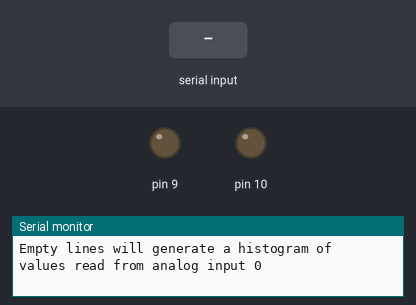
A sketch run on a simulated Arduino Uno, built with avr-gcc and run on an emulated ATmega328P. Shown: output pins drawn as LEDs (lit = HIGH), the last lines printed to the serial monitor. The inputs (shaded band) are chosen by the test bench.

Above: at 1.2 s.
1.3 s: "1\n" received over Serial
At 2.1 s:
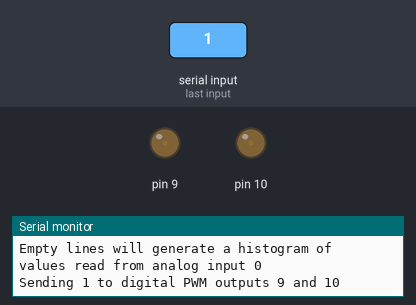
2.8 s: "90\n" received over Serial
At 3.2 s:
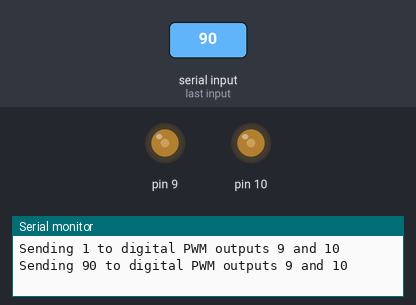
5.8 s: "200\n" received over Serial
At 6.7 s:
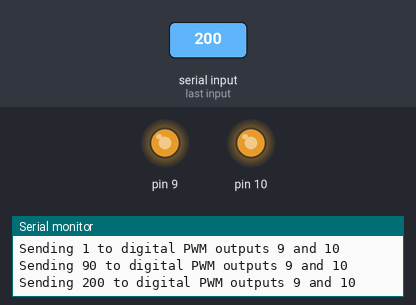
Timing chart, 0 to 8.8 s (numbered marks = the images above; inputs shaded):
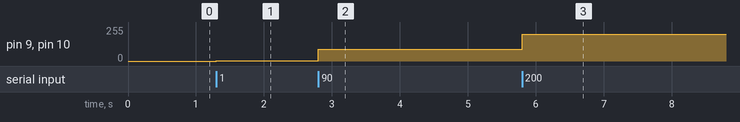

Measured:
- after the input at 1.3 s, pin 9, pin 10: 0/255 → 1/255 at once
- after the input at 2.8 s, pin 9, pin 10: 1/255 → 90/255 at once
- after the input at 5.8 s, pin 9, pin 10: 90/255 → 200/255 at once

The sketch:

Calibration.ino
```cpp
void setup() {
  Serial.begin(115200);
  Serial.println("HELLO ... PWM Calibration");
  Serial.println("This code will send a PWM wave to digital outputs 9 and 10");
  Serial.println("If an integer between 0 and 255 is entered, it will set the PWM duty cycle.");
  Serial.println("Empty lines will generate a histogram of values read from analog input 0");
  TCCR1B = TCCR1B & 0b11111000 | 1; // This does voodoo magic to set the period of the PWM to 32 us
}

int debug = 0;

int get_value() { // called when there is serial input available
  int result = 0;
  int digit_counter = 0;
  bool empty = true;
  bool non_digit = false;
  do {
    char ch = Serial.read();
    if (debug) {
      Serial.print("ch = ");
      Serial.println(ch,10);
    }
    switch(ch) {
    case '0':
      if (0 == result) {  // ignore leading zeros
        empty = false;
        break;
      }
    case '1':
    case '2':
    case '3':
    case '4':
    case '5':
    case '6':
    case '7':
    case '8':
    case '9': // ASCII character corresponding to a decimal
      result *= 10; // all previous digits get a promotion
      result += ch - '0'; // subtract ASCII value of '0' digit
      digit_counter++;
      break;
    case '\r': // ignore carriage-return
    case '\n': // new-line means do it
      if (non_digit) {
        Serial.println("Invalid characters were entered, ignoring entire line");
        return -2;
      }
      if ((result > 255) || (digit_counter > 3)) {
        Serial.println("Attempt to enter number larger then 255");
        return -2;
      }
      if ((0 == result) && empty) return -1; // empty line
      return result; // value is probably correct
    case '!': // Undocumented debugging switch
      debug++;
      break;
    default:
      non_digit = true; // you've been flagged
    }
/* Super cute bug :- Try commenting this line out, try with debug set on and off */
    while (!Serial.available()); // wait for next character to arrive
  } while (true);
}

void loop() {
  if (!Serial.available()) return; // no demands are the best demands
  int value = get_value(); // deal with customer
  if (-2 == value) return; // get_value() has already told the customer what's up
  if (-1 == value) { // customer wants a histogram
    unsigned char histo[1024];
    for (int i = 0; i < 1024; i++) histo[i] = 0; // zero histogram
    for (int i = 0; i < 32768; i++) { // this is pretty arbitrary
      int j = analogRead(A0); // get ADC(0) value
      if (debug > 1) {
        Serial.print("analogRead(A0) returned ");
        Serial.println(j);
      }
      if ((j < 0)||(j>1023)) { // this should never happen, it is a 10 bit number
        Serial.print("analogRead(A0) returned "); // so it would be REALLY exciting
        Serial.println(j);
        while (true); // no point proceeding, the universe is broken
      }
      if (255 == ++histo[j]) break; // unsigned char can not take a value larger than 255
    }
    Serial.println("---===### Histogram of values read from analog input 0 ###===---");
    for (int i = 0; i < 1024; i++) { // show non-zero histogram columns
      if (debug > 2) {
        Serial.print("histo[");
        Serial.print(i);
        Serial.print("] = ");
        Serial.println(histo[i]);
      }
      if (histo[i]) {
        Serial.print(i);
        Serial.print(" ");
        Serial.println(histo[i],10);
      }
    }
    return; // task complete
  }
  // if we get this far, value is the number intended for the PWM
  Serial.print("Sending ");
  Serial.print(value);
  Serial.println(" to digital PWM outputs 9 and 10");
  analogWrite(10,value);
  analogWrite(9,value);
}
```
